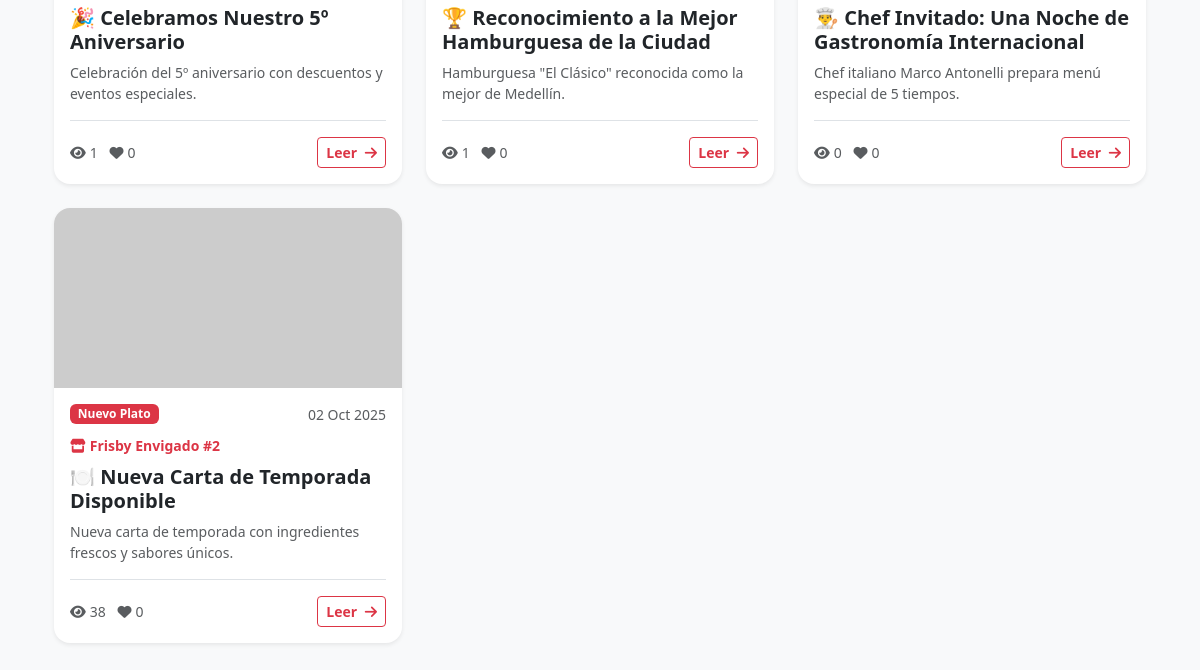
Before: /promociones/noticias/ (lower part) with the older database file.
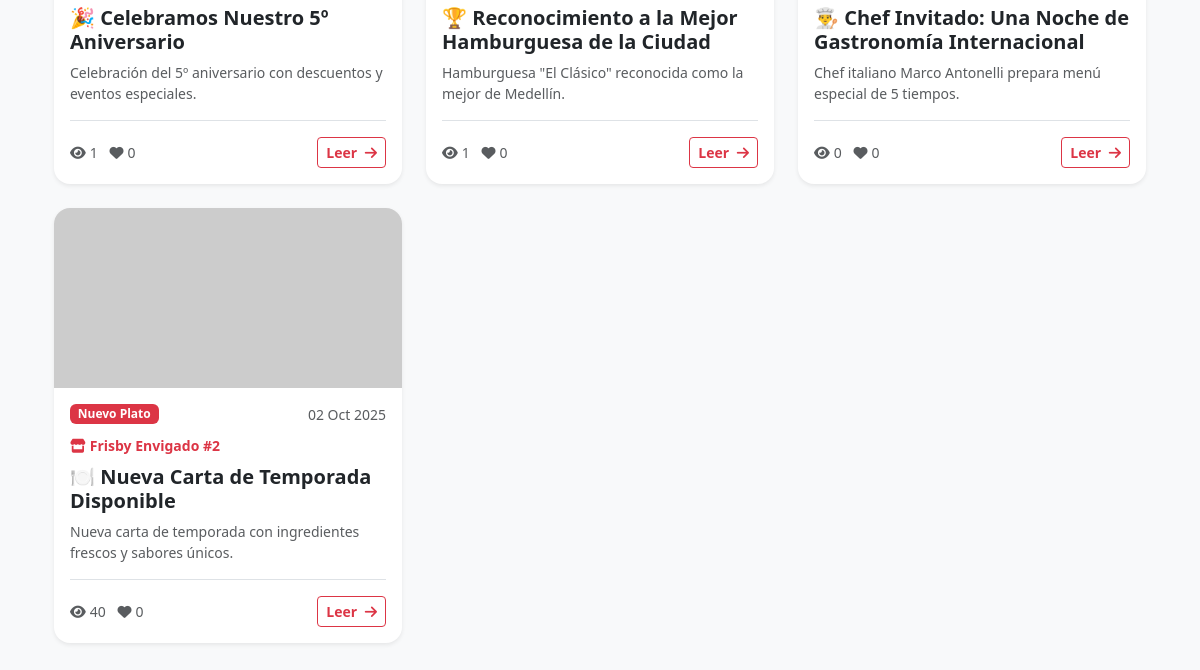
After: the same page with the newer database file.
### promociones/models.py (models this page shows, shortened)
class NoticiaRestaurante(models.Model):
    TIPO_NOTICIA_CHOICES = [
        ('nuevo_plato', 'Nuevo Plato'),
        ('evento', 'Evento Especial'),
        ('apertura', 'Nueva Apertura'),
        ('renovacion', 'Renovación'),
        ('chef', 'Chef Invitado'),
        ('premio', 'Premio/Reconocimiento'),
        ('general', 'Noticia General'),
    ]
    titulo = models.CharField(max_length=200)
    subtitulo = models.CharField(max_length=300, blank=True)
    contenido = models.TextField()
    resumen = models.CharField(max_length=200, help_text="Resumen para vista previa")
    restaurante = models.ForeignKey(Business, on_delete=models.CASCADE, related_name='noticias', blank=True, null=True)
    tipo_noticia = models.CharField(max_length=20, choices=TIPO_NOTICIA_CHOICES, default='general')
    imagen_destacada = models.URLField(blank=True, null=True)
    galeria_imagenes = models.TextField(blank=True, help_text="URLs de imágenes separadas por comas")
    fecha_publicacion = models.DateTimeField(default=timezone.now)
    activa = models.BooleanField(default=True)
    destacada = models.BooleanField(default=False, help_text="Mostrar en banner principal")
    autor = models.ForeignKey(settings.AUTH_USER_MODEL, on_delete=models.SET_NULL, null=True, blank=True)
    creada_en = models.DateTimeField(auto_now_add=True)
    actualizada_en = models.DateTimeField(auto_now=True)
    vistas = models.PositiveIntegerField(default=0)
    me_gusta = models.PositiveIntegerField(default=0)
    compartidas = models.PositiveIntegerField(default=0)
    class Meta:
        verbose_name = "Noticia de Restaurante"
        verbose_name_plural = "Noticias de Restaurantes"
        ordering = ['-fecha_publicacion']

### appdely/models.py (models this page shows, shortened)
class Business(models.Model):
    business_name = models.CharField(max_length=50)
    address = models.CharField(max_length=100)
    description = models.TextField()
    phone_number = models.CharField(max_length=30)
    email = models.CharField(max_length=50)
    status = models.BooleanField(default=True)
    created_at = models.DateTimeField(auto_now_add=True)
    updated_at = models.DateTimeField(auto_now=True)
    business_type = models.ForeignKey(BusinessType, on_delete=models.CASCADE)
    image_url = models.CharField(max_length=500, blank=True, null=True)
    menu_url = models.CharField(max_length=500, blank=True, null=True)
    visit_count = models.PositiveIntegerField(default=0)
    review_count = models.PositiveIntegerField(default=0)
    latitude = models.DecimalField(max_digits=9, decimal_places=6, null=True, blank=True, help_text="Latitud del negocio (ej: 6.2442)")
    longitude = models.DecimalField(max_digits=9, decimal_places=6, null=True, blank=True, help_text="Longitud del negocio (ej: -75.5812)")
    def average_rating(self):
        reviews = self.review_set.all()
        if reviews.exists():
            return round(sum(r.rating for r in reviews) / reviews.count(), 2)
        return None
    average_rating.short_description = 'Promedio de Calificación'

### promociones/views.py (the view)
# urls.py: path('noticias/', views.noticias_list, name='noticias_list'),
def noticias_list(request):
    noticias = NoticiaRestaurante.objects.filter(activa=True).select_related('restaurante', 'autor')
    tipo_filtro = request.GET.get('tipo')
    if tipo_filtro:
        noticias = noticias.filter(tipo_noticia=tipo_filtro)
    restaurante_filtro = request.GET.get('restaurante')
    if restaurante_filtro:
        noticias = noticias.filter(restaurante__business_name__icontains=restaurante_filtro)
    busqueda = request.GET.get('q')
    if busqueda:
        noticias = noticias.filter(
            Q(titulo__icontains=busqueda) |
            Q(contenido__icontains=busqueda) |
            Q(resumen__icontains=busqueda)
        )
    noticias = noticias.order_by('-fecha_publicacion')
    paginator = Paginator(noticias, 10)  # 10 noticias por página
    page_number = request.GET.get('page')
    page_obj = paginator.get_page(page_number)
    noticias_destacadas = NoticiaRestaurante.objects.filter(
        activa=True,
        destacada=True
    ).order_by('-fecha_publicacion')[:3]
    tipos_noticia = NoticiaRestaurante.TIPO_NOTICIA_CHOICES
    context = {
        'noticias': page_obj,
        'noticias_destacadas': noticias_destacadas,
        'tipos_noticia': tipos_noticia,
        'tipo_seleccionado': tipo_filtro,
        'restaurante_busqueda': restaurante_filtro,
        'busqueda': busqueda,
    }
    return render(request, 'promociones/noticias_list.html', context)

### promociones/templates/promociones/noticias_list.html (shortened to what this page needs)
{% extends 'base.html' %}
{% load static %}
{% block content %}
<link rel="stylesheet" href="{% static 'promociones/css/noticias_promo.css' %}">
<div class="container py-5" style="padding-top: 120px;">
  <div class="row g-4">
    {% for noticia in noticias %}
    <div class="col-md-6 col-lg-4">
      <article class="card shadow-sm border-0 h-100 overflow-hidden" style="border-radius: 16px; transition: transform 0.2s, box-shadow 0.2s;">
        {% if noticia.imagen_destacada %}
        <img src="{{ noticia.imagen_destacada }}"
             class="card-img-top" style="height: 180px; object-fit: cover;"
             alt="{{ noticia.titulo }}"
             onerror="this.src='https://via.placeholder.com/400x180/dc3545/ffffff?text=Noticia';">
        {% else %}
        <div class="bg-light d-flex align-items-center justify-content-center" style="height: 180px;">
          <i class="fas fa-newspaper text-muted" style="font-size: 3rem;"></i>
        </div>
        {% endif %}
        <div class="card-body d-flex flex-column">
          <div class="d-flex justify-content-between align-items-start mb-2">
            <span class="badge bg-danger">{{ noticia.get_tipo_noticia_display }}</span>
            <small class="text-muted">{{ noticia.fecha_publicacion|date:"d M Y" }}</small>
          </div>
          {% if noticia.restaurante %}
          <div class="mb-2">
            <small class="text-danger fw-bold">
              <i class="fas fa-store me-1"></i>{{ noticia.restaurante.business_name }}
            </small>
          </div>
          {% endif %}
          <h5 class="card-title fw-bold mb-2">{{ noticia.titulo }}</h5>
          <p class="card-text text-muted small mb-3">{{ noticia.resumen }}</p>
          <div class="d-flex justify-content-between align-items-center mt-auto pt-3 border-top">
            <small class="text-muted">
              <i class="fas fa-eye me-1"></i>{{ noticia.vistas }}
              <i class="fas fa-heart ms-2 me-1"></i>{{ noticia.me_gusta }}
            </small>
            <a href="{% url 'noticia_detail' noticia.pk %}" class="btn btn-outline-danger btn-sm fw-bold">
              Leer <i class="fas fa-arrow-right ms-1"></i>
            </a>
          </div>
        </div>
      </article>
    </div>
    {% endfor %}
  </div>
</div>
{% endblock %}

Changed rows visible on the page:
changed NoticiaRestaurante "🍽️ Nueva Carta de Temporada Disponible": vistas "38" → "40"
